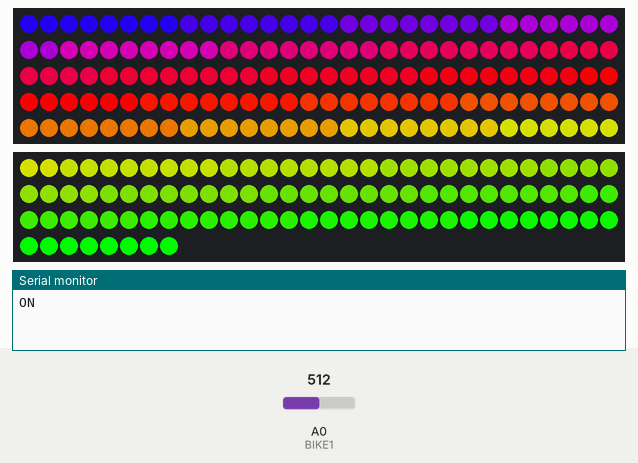
A sketch run on a simulated Arduino Uno, built with avr-gcc and run on an emulated ATmega328P. Shown: 150 RGB LEDs in strip order, left to right, continuing on the next row, 98 RGB LEDs in strip order, left to right, continuing on the next row, the last lines printed to the serial monitor. Inputs (shaded band) come from the test bench; at power-on: A0 (BIKE1) = 512. Dim RGB values are drawn brighter than linear; colours are those a GRB WS2812 strip shows for the declared byte order.

Above: at 0.1 s.
At 7.1 s:
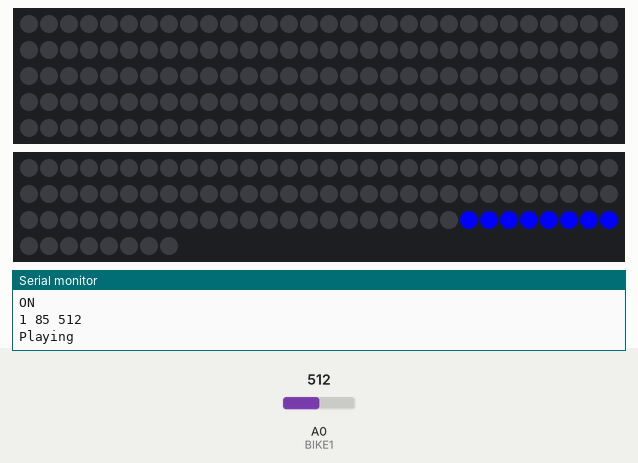
7.2 s: A0 (BIKE1) set to 26
9.6 s: A0 (BIKE1) set to 21
At 9.84 s:
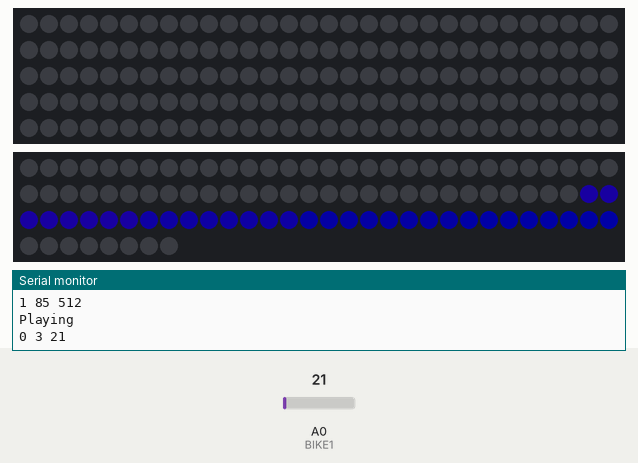
Timing chart, 0 to 12.6 s (numbered marks = the images above; inputs shaded):
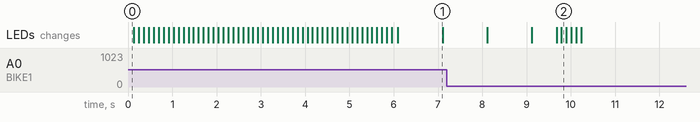

The sketch:

washing-machine.ino
```cpp
#include "FastLED.h"
#include "digits.h"


// How many leds in your strip?
#define NUM_LEDS_1 150
#define NUM_LEDS_2 98

#define NUM_LEDS NUM_LEDS_1 + NUM_LEDS_2

#define LEDS_PER_ROW 8
#define NUM_ROWS 31


// For led chips like Neopixels, which have a data line, ground, and power, you just
// need to define DATA_PIN.  For led chipsets that are SPI based (four wires - data, clock,
// ground, and power), like the LPD8806 define both DATA_PIN and CLOCK_PIN
#define DATA_PIN_1 7
#define DATA_PIN_2 8

#define BIKE1 A0
#define BIKE2 A3

enum {  WAITING, COUNT_DOWN, START_GAME, PLAYING, WIN, LOSE, END_GAME };

int state = WAITING;

bool CYCLING = false;

CRGB leds[NUM_LEDS];


unsigned char hue = 0;
unsigned int delay_time = 100;
unsigned char fade_rate = 180;

unsigned long cycling_time = millis();


void fadeAll()  {
	for (int i = 0; i < NUM_LEDS; i++) {
		leds[i].nscale8(fade_rate);

	}
	FastLED.show();
}

void light_row(int row, CRGB colour) {

	if (row > NUM_ROWS) {
		return;
	}

	for (int i = 0; i <  LEDS_PER_ROW; i++) {
		int pixel = (LEDS_PER_ROW * row) + i;
		leds[NUM_LEDS - pixel - 1] = colour;
	}

}


void show_digit(int digit, int start_row) {
	//FastLED.clear();

	for (int row = 0; row < 8; row++) {
		if (start_row + row >= 0 ) {
			byte line = DIGITS[digit][row];

			//Serial.println(line);
			int col = 0;
			for (byte mask = 00000001; mask > 0; mask <<= 1) { //iterate through bit mask
				//int pixel = ((start_row + row) * 8) +  col;
				int pixel  = ((start_row + row) * 8) + (7 - col);

				if ((start_row + row) % 2) {
					//pixel  = ((start_row + row) * 8) + (7 - col);
					pixel = ((start_row + row) * 8) +  col;//pixel += 1;
				}

				if (line & mask) {
					leds[pixel] = CRGB::Red;
					//Serial.print("*");
				} else {
					//Serial.print(" ");
					leds[pixel] = CRGB::Black;
				}
				//Serial.println(pixel);

				col++;
			}
		}
		//Serial.println();
	}
	FastLED.show();
}


void processSerial() {
	while (Serial.available()) {
		char inChar = (char) Serial.read();
		unsigned int val;
		switch (inChar) {
		case 's':
			val = (unsigned int) Serial.parseInt();

			Serial.print("s");
			if (val > 1) {
				delay_time = val;
				Serial.print("delay: ");
				Serial.println(val);
			}

			// get the new byte:
			break;
		case 'f':
			Serial.print("f");
			val = (unsigned int) Serial.parseInt();

			if (val < 256 && val > 1) {
				fade_rate = val;
				Serial.print("fade: ");
				Serial.println(val);
			}

			break;
		case 'd':
			FastLED.clear();
			val = (unsigned int) Serial.parseInt();

			if (val == 10) {
				Serial.println(0);
				FastLED.clear();
				show_digit(0, 8);
			}

			if (val > 0 && val < 10) {
				Serial.println(val);
				show_digit(val, 8);
			}

			break;

		case 'x':
			state = COUNT_DOWN;
			break;
		case 'q':
			break;
		case 'p':

			break;

		}


	}

}


void serialEvent() {
	processSerial();

}

void readADC() {

	int val = analogRead(BIKE1) / 6;

	if (val > 3) {
		if (!CYCLING) {
			CYCLING = true;
			cycling_time = millis();
			Serial.print(CYCLING);
			Serial.print(" ");
			Serial.print(val);
			Serial.print(" ");
			Serial.println(analogRead(BIKE1));
		}

	} else {
		if (CYCLING) {
			CYCLING = false;
			cycling_time = 0;
			Serial.print(CYCLING);
			Serial.print(" ");
			Serial.print(val);
			Serial.print(" ");
			Serial.println(analogRead(BIKE1));

		}
	}


}


void testScreen() {
	for (int i = 0; i < NUM_ROWS; i++) {
		hue = map(i, 0, NUM_ROWS, 0, 160);
		light_row(i, CHSV(hue, 255, 255));

	}
	FastLED.show();
	fade_rate = 240;

	//unsigned long start_time = millis();
	while (leds[0].r > 0 || leds[0].b > 0 || leds[0].g > 0) {
		fadeAll();
		delay(100);
	}
	fade_rate = 100;
}


void resetGame() {
	//Reset player positions
	cycling_time = 0;
	FastLED.clear();
	FastLED.show();
	fade_rate = 100;

}


void setup() {


	Serial.begin(115200);
	Serial.println("ON");

	//FastLED.addLeds<NEOPIXEL, DATA_PIN>(leds, NUM_LEDS);
	FastLED.addLeds<WS2812, DATA_PIN_1, RGB>(leds, 0, NUM_LEDS_1);
	FastLED.addLeds<WS2812, DATA_PIN_2, RGB>(leds, NUM_LEDS_1, NUM_LEDS_2);

	testScreen();
	FastLED.clear();
	FastLED.show();


}


void colours() {
	hue += 1;
	CRGB col = CHSV(hue, 255, 255);
	for (int i = 0; i < NUM_LEDS; i++) {
		leds[i] = col;
	}
	FastLED.show();
}

void wait(unsigned int dt) {
	unsigned long start_time = millis();
	while (millis() - start_time <  dt) {
		processSerial();
		delay(1);
	}
}

//Show 3 to 1 count_down
void count_down() {
	FastLED.clear();
	// FastLED.show();
	show_digit(3, 8);
	delay(1000);
	show_digit(2, 8);
	delay(1000);
	show_digit(1, 8);
	delay(1000);
	FastLED.clear();
	FastLED.show();


}


void loop() {


	switch (state) {

	case WAITING:
		fade_rate = 100;
		fadeAll();
		//matrix();
		//noisyFire();
		readADC();

		if (CYCLING) {
			state = START_GAME;

		}
		wait(100);
		break;

	case START_GAME:

		resetGame();
		Serial.println("Playing");
		state = PLAYING;
		//drawPlayer(RED_PLAYER);
		//drawPlayer(BLUE_PLAYER);
		cycling_time = millis();
		break;

	case PLAYING:
		//FastLED.clear();
		readADC();

		if (!CYCLING) {
			state = WAITING;
			break;
		}
		if (CYCLING) {
			FastLED.clear();
			int lines = map(millis() - cycling_time, 0, 30000, 1, 31);
			//int hue = 160;

			for (int i = lines; i > 0; i--) {
				hue = map(i, 1, 31, 160, 96);
				light_row(i, CHSV(hue, 255, 255));
			}
			FastLED.show();
		}

		if (millis() - cycling_time > 30000) {
			state = WIN;
			hue = 96;
			FastLED.clear();

			for (int i = 0; i < NUM_ROWS; i++) {
				//hue = map(i, 0, NUM_ROWS, 0, 160);
				light_row(i, CHSV(hue, 255, 255));

			}

			FastLED.show();
			Serial.println("Winning relay on");

		}

		wait(delay_time);

		break;

	case WIN:
		readADC();
		//TODO Power on relay
		//colours();
		if (!CYCLING) {
			//power off relay
			state = WAITING;
			Serial.println("Relay off");
		}
		wait(delay_time);

		break;
	case END_GAME:

		break;
	}


}
```

digits.h
```cpp
#ifndef __INC_DIGITS_H
#define __INC_DIGITS_H

const byte M_LOGO[8] =
{
  B00000000,
  B01000010,
  B11100111,
  B11111111,
  B11011011,
  B11000011,
  B11000011,
  B11000011
};


const byte DIGITS[][8] = {
  {
    B00000000,
    B00111100,
    B01100110,
    B01101110,
    B01110110,
    B01100110,
    B01100110,
    B00111100
  }, {
    B00000000,
    B00011000,
    B00011000,
    B00111000,
    B00011000,
    B00011000,
    B00011000,
    B01111110
  }, {
    B00000000,
    B00111100,
    B01100110,
    B00000110,
    B00001100,
    B00110000,
    B01100000,
    B01111110
  }, {
    B00000000,
    B00111100,
    B01100110,
    B00000110,
    B00011100,
    B00000110,
    B01100110,
    B00111100
  }, {
    B00000000,
    B00001100,
    B00011100,
    B00101100,
    B01001100,
    B01111110,
    B00001100,
    B00001100
  }, {
    B00000000,
    B01111110,
    B01100000,
    B01111100,
    B00000110,
    B00000110,
    B01100110,
    B00111100
  }, {
    B00000000,
    B00111100,
    B01100110,
    B01100000,
    B01111100,
    B01100110,
    B01100110,
    B00111100
  }, {
    B00000000,
    B01111110,
    B01100110,
    B00001100,
    B00001100,
    B00011000,
    B00011000,
    B00011000
  }, {
    B00000000,
    B00111100,
    B01100110,
    B01100110,
    B00111100,
    B01100110,
    B01100110,
    B00111100
  }, {
    B00000000,
    B00111100,
    B01100110,
    B01100110,
    B00111110,
    B00000110,
    B01100110,
    B00111100
  }
};
const int DIGITS_LEN = sizeof(DIGITS) / 8;

const byte SETIA[][8] = {
  {
    B01111000,
    B11001100,
    B11100000,
    B01110000,
    B00011100,
    B11001100,
    B01111000,
    B00000000
  }, {
    B11111110,
    B01100010,
    B01101000,
    B01111000,
    B01101000,
    B01100010,
    B11111110,
    B00000000
  }, {
    B11111100,
    B10110100,
    B00110000,
    B00110000,
    B00110000,
    B00110000,
    B01111000,
    B00000000
  }, {
    B01111000,
    B00110000,
    B00110000,
    B00110000,
    B00110000,
    B00110000,
    B01111000,
    B00000000
  }, {
    B00110000,
    B01111000,
    B11001100,
    B11001100,
    B11111100,
    B11001100,
    B11001100,
    B00000000
  }
};
const int SETIA_LEN = sizeof(SETIA) / 8;


#endif
```
